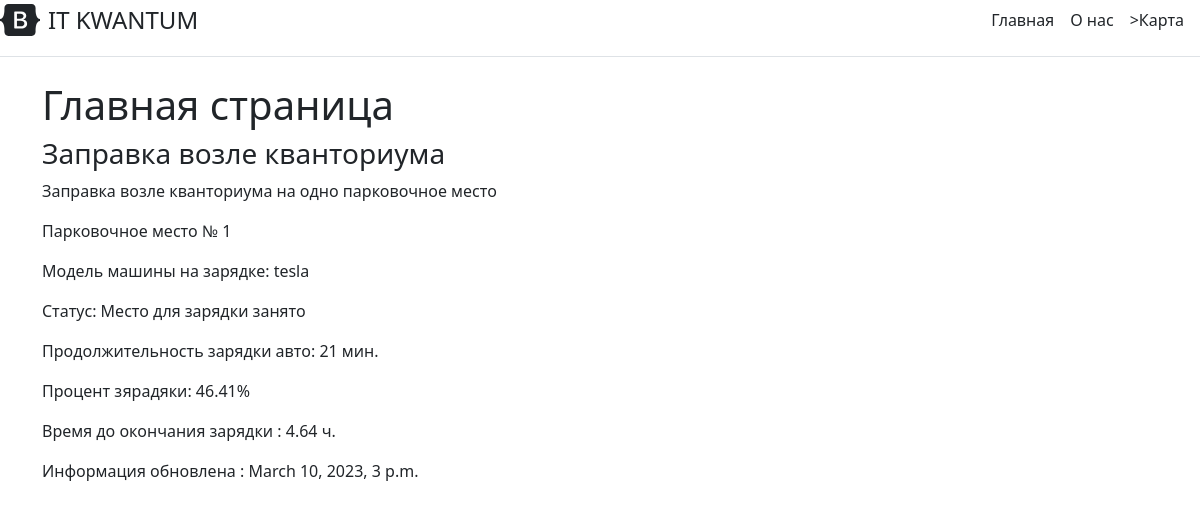
The page / on the database its author committed.
### hello/models.py (models this page shows, shortened)
class OrderCharger(models.Model):
    id_charge = models.IntegerField("Заправка №")
    title = models.CharField('Название', max_length=50)
    task = models.TextField('Описание')
    slot_number = models.IntegerField("Номер парковки",null=True)
    car_title = models.CharField('Марка автомобиля', max_length=50, null=True)
    battery_voltage = models.CharField('Напряжение батареи', max_length=50, null=True)
    start_charge_time = models.CharField('Время заправки', max_length=50, null=True)
    status =  models.IntegerField("Статус парковочного места",null=True)
    charge_percent = models.FloatField("Текущий процент зарядки", null=True)
    end_charge_time = models.CharField('Время окончания заправки', max_length=50, null=True)
    date = models.DateTimeField(auto_now_add=True)
    class Meta:
        verbose_name = 'Машины на зарядке'
        verbose_name_plural = "Все машины на зарядке"

### hello/views.py (the view)
# urls.py: path('', views.index, name ='home'),
def index(request):
    chagers = OrderCharger.objects.all()
    return render(request, 'hello/index.html', {'title':'Главная страница сайта', 'chagers': chagers})

### hello/templates/hello/index.html (shortened to what this page needs)
{% extends 'hello/base.html' %}
{%  block content %}
<h1>Главная страница</h1>
<div style="float:left">
 {% if chagers %}
    {% for el in chagers  %}
        {% if forloop.last %}
            <div class = "">
                <h3>{{ el.title }}</h3>
                <p>{{ el.task }}</p>
                <p>Парковочное место № {{ el.slot_number }}</p>
                <p>Модель машины на зарядке: {{ el.car_title }}</p>
                   {% if el.status == 1 %}
                         <p>Статус: Место для зарядки занято</p>
                   {% elif el.status == 2 %}
                         <p>Статус: Место для зарядки свободно</p>
                   {% endif %}
                <p>Продолжительность зарядки авто: {{ el.start_charge_time }} мин.</p>
                <p>Процент зярадяки: {{ el.charge_percent }}%</p>
                <p>Время до окончания зарядки : {{ el.end_charge_time }} ч.</p>
                <p>Информация обновлена : {{ el.date }}</p>
            </div>
        {% endif %}
    {% endfor %}
{% else %}
    <p>Нет записей!</p>
{% endif %}
</div>
{% endblock %}

### hello/templates/hello/base.html (shortened to what this page needs)
<!doctype html>
{% load static %}
<html lang="en">
<head>
    <link rel="stylesheet" href="{% static "css/bootstrap.min.css" %}">
</head>
<body>
<div class="d-flex flex-column flex-md-row align-items-center pb-3 mb-4 border-bottom">
      <a href="/" class="d-flex align-items-center text-dark text-decoration-none">
        <span class="fs-4">IT KWANTUM</span>
      </a>
      <nav class="d-inline-flex mt-2 mt-md-0 ms-md-auto">
        <a class="me-3 py-2 text-dark text-decoration-none" href="{% url  'home' %}">Главная</a>
        <a class="me-3 py-2 text-dark text-decoration-none" href="{% url  'about' %}">О нас</a>
        <a class="me-3 py-2 text-dark text-decoration-none" href="{% url 'map'  %}">>Карта</a>
      </nav>
    </div>
<div class="container">
{% block content  %} {% endblock %}
    </div>
</body>
</html>

### rows shown on the page
OrderCharger: title "Заправка возле кванториума", task "Заправка возле кванториума на одно парковочное место", slot_number "1", car_title "tesla", status "Статус: Место для зарядки занято", start_charge_time "21", charge_percent "46.41", end_charge_time "4.64", date "March 10, 2023, 3 p.m."
